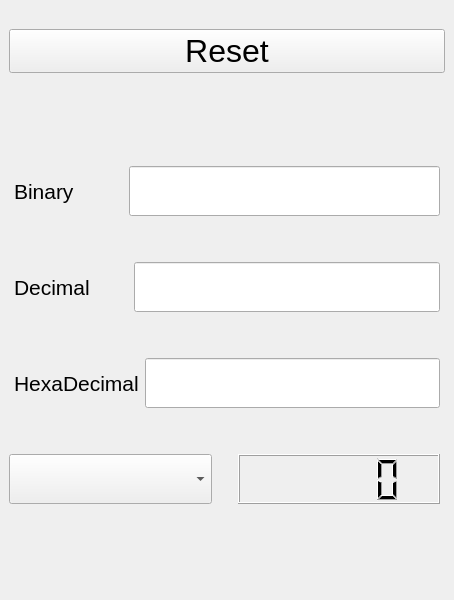
<?xml version="1.0" encoding="UTF-8"?>
<ui version="4.0">
 <class>MainWindow</class>
 <widget class="QMainWindow" name="MainWindow">
  <property name="geometry">
   <rect>
    <x>0</x>
    <y>0</y>
    <width>454</width>
    <height>600</height>
   </rect>
  </property>
  <property name="windowTitle">
   <string>MainWindow</string>
  </property>
  <widget class="QWidget" name="centralwidget">
   <layout class="QVBoxLayout" name="verticalLayout_2">
    <item>
     <layout class="QVBoxLayout" name="verticalLayout">
      <item>
       <spacer name="horizontalSpacer">
        <property name="orientation">
         <enum>Qt::Horizontal</enum>
        </property>
        <property name="sizeType">
         <enum>QSizePolicy::Preferred</enum>
        </property>
        <property name="sizeHint" stdset="0">
         <size>
          <width>20</width>
          <height>20</height>
         </size>
        </property>
       </spacer>
      </item>
      <item>
       <widget class="QPushButton" name="ResetButton">
        <property name="font">
         <font>
          <pointsize>24</pointsize>
         </font>
        </property>
        <property name="text">
         <string>Reset</string>
        </property>
       </widget>
      </item>
      <item>
       <spacer name="verticalSpacer">
        <property name="orientation">
         <enum>Qt::Vertical</enum>
        </property>
        <property name="sizeHint" stdset="0">
         <size>
          <width>20</width>
          <height>40</height>
         </size>
        </property>
       </spacer>
      </item>
      <item>
       <layout class="QHBoxLayout" name="horizontalLayout">
        <property name="leftMargin">
         <number>5</number>
        </property>
        <property name="topMargin">
         <number>20</number>
        </property>
        <property name="rightMargin">
         <number>5</number>
        </property>
        <property name="bottomMargin">
         <number>20</number>
        </property>
        <item>
         <widget class="QLabel" name="BinaryLabel">
          <property name="font">
           <font>
            <pointsize>16</pointsize>
           </font>
          </property>
          <property name="text">
           <string>Binary     </string>
          </property>
         </widget>
        </item>
        <item>
         <spacer name="verticalSpacer_4">
          <property name="orientation">
           <enum>Qt::Vertical</enum>
          </property>
          <property name="sizeHint" stdset="0">
           <size>
            <width>20</width>
            <height>40</height>
           </size>
          </property>
         </spacer>
        </item>
        <item>
         <widget class="QLineEdit" name="binaryAnswer">
          <property name="sizePolicy">
           <sizepolicy hsizetype="Expanding" vsizetype="Preferred">
            <horstretch>0</horstretch>
            <verstretch>0</verstretch>
           </sizepolicy>
          </property>
          <property name="minimumSize">
           <size>
            <width>100</width>
            <height>50</height>
           </size>
          </property>
         </widget>
        </item>
       </layout>
      </item>
      <item>
       <layout class="QHBoxLayout" name="horizontalLayout_2">
        <property name="leftMargin">
         <number>5</number>
        </property>
        <property name="topMargin">
         <number>20</number>
        </property>
        <property name="rightMargin">
         <number>5</number>
        </property>
        <property name="bottomMargin">
         <number>20</number>
        </property>
        <item>
         <widget class="QLabel" name="DecimalLabel">
          <property name="font">
           <font>
            <pointsize>16</pointsize>
           </font>
          </property>
          <property name="text">
           <string>Decimal   </string>
          </property>
         </widget>
        </item>
        <item>
         <spacer name="verticalSpacer_5">
          <property name="orientation">
           <enum>Qt::Vertical</enum>
          </property>
          <property name="sizeHint" stdset="0">
           <size>
            <width>20</width>
            <height>40</height>
           </size>
          </property>
         </spacer>
        </item>
        <item>
         <widget class="QLineEdit" name="DecimalInOut">
          <property name="sizePolicy">
           <sizepolicy hsizetype="Expanding" vsizetype="Preferred">
            <horstretch>0</horstretch>
            <verstretch>0</verstretch>
           </sizepolicy>
          </property>
          <property name="minimumSize">
           <size>
            <width>100</width>
            <height>50</height>
           </size>
          </property>
         </widget>
        </item>
       </layout>
      </item>
      <item>
       <layout class="QHBoxLayout" name="horizontalLayout_3">
        <property name="leftMargin">
         <number>5</number>
        </property>
        <property name="topMargin">
         <number>20</number>
        </property>
        <property name="rightMargin">
         <number>5</number>
        </property>
        <property name="bottomMargin">
         <number>20</number>
        </property>
        <item>
         <widget class="QLabel" name="HexaDecimalLabel">
          <property name="font">
           <font>
            <pointsize>16</pointsize>
           </font>
          </property>
          <property name="text">
           <string>HexaDecimal</string>
          </property>
         </widget>
        </item>
        <item>
         <widget class="QLineEdit" name="HexadecimalInOut">
          <property name="minimumSize">
           <size>
            <width>100</width>
            <height>50</height>
           </size>
          </property>
         </widget>
        </item>
       </layout>
      </item>
      <item>
       <layout class="QHBoxLayout" name="horizontalLayout_4">
        <property name="topMargin">
         <number>20</number>
        </property>
        <property name="rightMargin">
         <number>5</number>
        </property>
        <property name="bottomMargin">
         <number>20</number>
        </property>
        <item>
         <widget class="QComboBox" name="CustomBase">
          <property name="minimumSize">
           <size>
            <width>50</width>
            <height>50</height>
           </size>
          </property>
         </widget>
        </item>
        <item>
         <spacer name="verticalSpacer_3">
          <property name="orientation">
           <enum>Qt::Vertical</enum>
          </property>
          <property name="sizeHint" stdset="0">
           <size>
            <width>20</width>
            <height>40</height>
           </size>
          </property>
         </spacer>
        </item>
        <item>
         <widget class="QLCDNumber" name="CustomBaseOutput">
          <property name="minimumSize">
           <size>
            <width>100</width>
            <height>50</height>
           </size>
          </property>
         </widget>
        </item>
       </layout>
      </item>
      <item>
       <spacer name="verticalSpacer_2">
        <property name="orientation">
         <enum>Qt::Vertical</enum>
        </property>
        <property name="sizeHint" stdset="0">
         <size>
          <width>20</width>
          <height>40</height>
         </size>
        </property>
       </spacer>
      </item>
     </layout>
    </item>
   </layout>
  </widget>
 </widget>
 <resources/>
 <connections/>
</ui>
